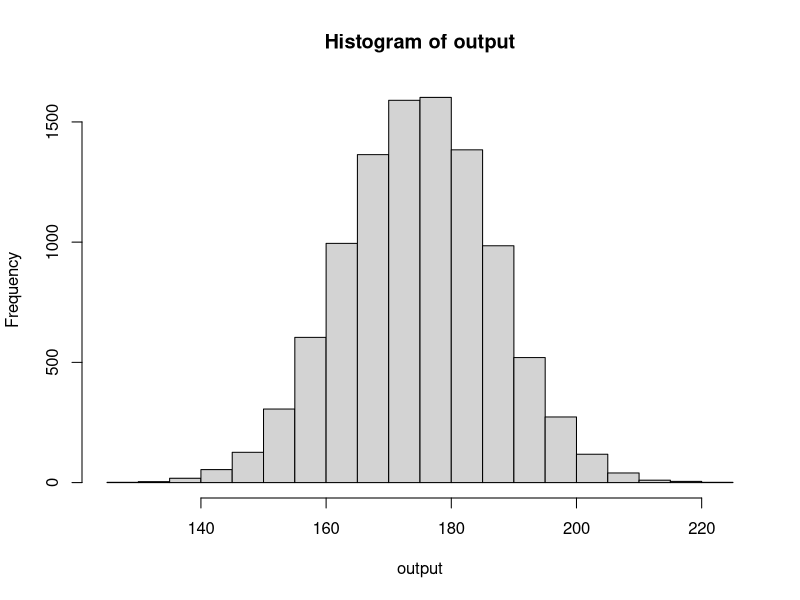
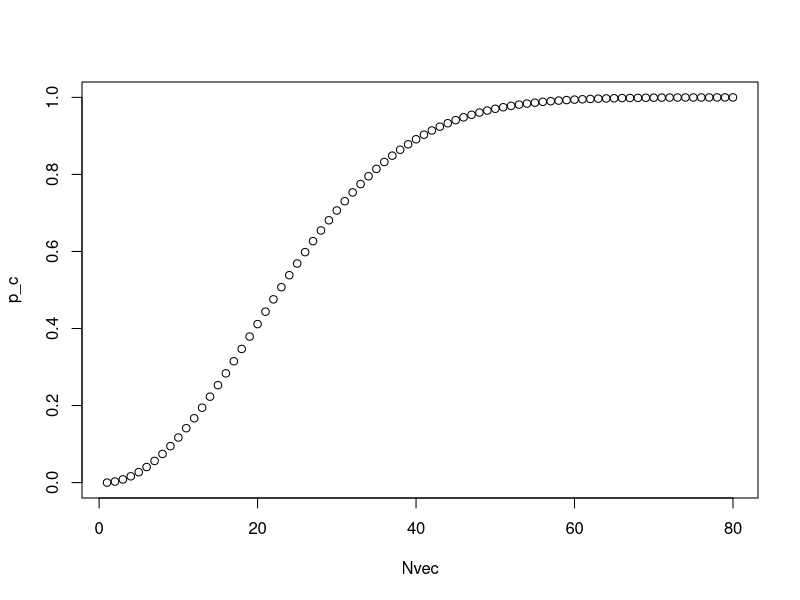

Here is the R script that generated these plots, in order:
#EJERCICIO 1-----------------------------------
set.seed(420)

suma_dados <- function(N){
  todos     <- sample(c(1,2,3,4,5,6), N, replace = TRUE)
  respuesta <- sum(todos) 
  return(respuesta)
}

N <- 50

Nrep   <- 10000
output <- rep(NA, Nrep)  # Inicializo el vector que va a guardar los datos

# Repito el proceso suma_dados 10000 veces
for(i in 1:Nrep){
  output[i] <- suma_dados(N)
}

hist(output, plot = TRUE)


#EJERCICIO 2-----------------------------------------------------------------------------
set.seed(420)

pcumples <- function(N, Nrep){  
  
  # variable que va a contar las coincidencias
  n_coincidencias <- 0
  
  # simula Nrep grupos de N personas y verifica si hubo coincidencias o no
  for(i in 1:Nrep){
    cumples <- sample(seq(1,365,1), N, replace = TRUE)
    if(length(unique(cumples)) < N){
      n_coincidencias <- n_coincidencias + 1
    } 
  }
  
  # calcula la probabilidad estimada de coincidencias y la imprime en la consola
  p_coincidencias <- n_coincidencias / Nrep
  return(p_coincidencias)
}

 
# Define el vector con los tamaños de los grupos.
Nvec <- 1:80
p_c <- rep(NA, length(Nvec))

# ejecuta la función para cada elemento del vector anterior
for (i in 1:length(Nvec)){
  p_c[i] <- pbirthday(Nvec[i])
}

plot(Nvec, p_c)


#EJERCICIO 3---------------------------------------------------

n_votantes_cris <- 505
n_votantes_brich <- 495
#n_votantes_fit <- 1


votos <- c(rep(1, n_votantes_cris), rep(-1,n_votantes_brich))

cuentaCris <- 0
cuentaBrich <- 0
Nrep <- 10000

for(j in 1:Nrep){  
  # realizar un escrutinio y evaluar si A se mantuvo al frente durante todo el escrutinio.
  # (puede servir usar la funcion cumsum. Que hace?)
  escrutinio <- sample(votos, n_votantes_cris + n_votantes_brich, replace = FALSE)
  resultado  <- cumsum(escrutinio)
  
  resultado <- resultado[1:800]
  
  # evaluar si A se mantuvo siempre al frente
  cris_gana_siempre <- min(resultado) > 0
  brich_gana_siempre <- max(resultado) < 0

  if(cris_gana_siempre){
    cuentaCris <- cuentaCris + 1
  } else if (brich_gana_siempre){
    cuentaBrich <- cuentaBrich + 1
  }
}

pCris <- cuentaCris/Nrep
print(pCris)


pBrich <- cuentaBrich/Nrep
print(pBrich)

#EJERCICIO 5-------------------------------------------------------------------------------------------------------------------



  